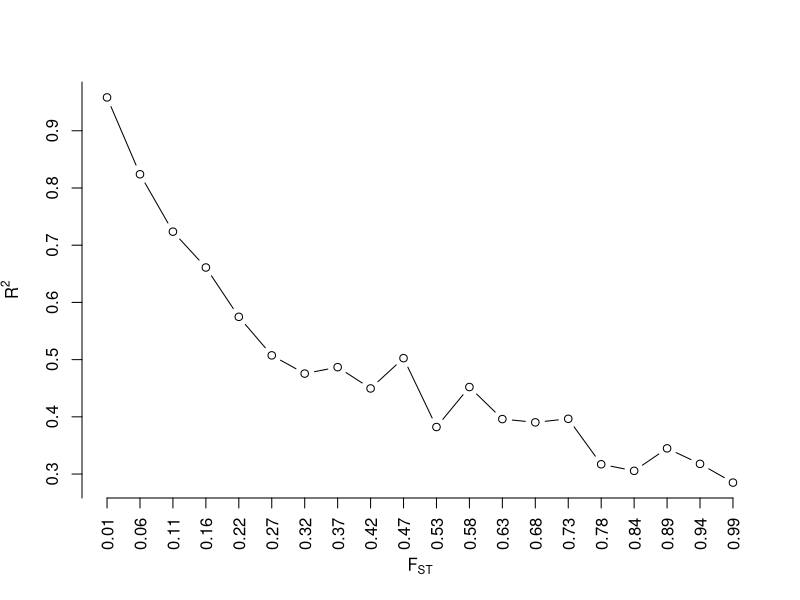
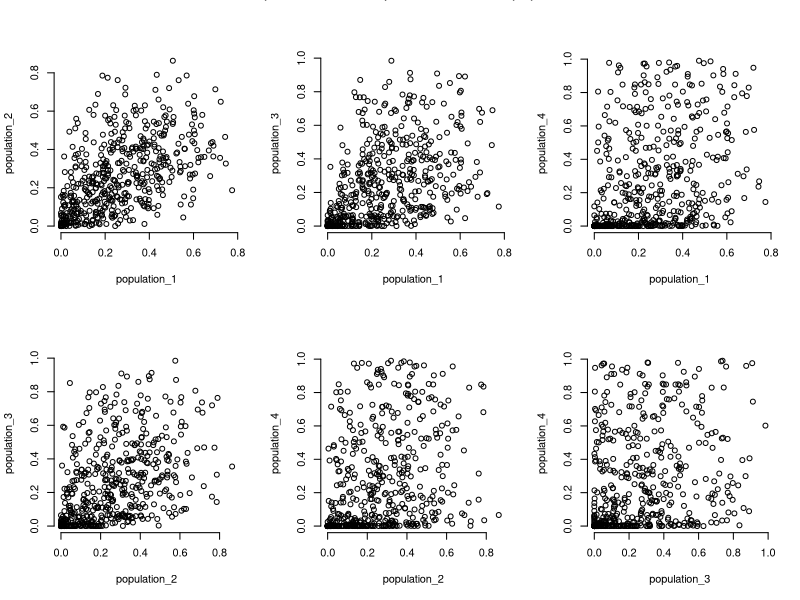
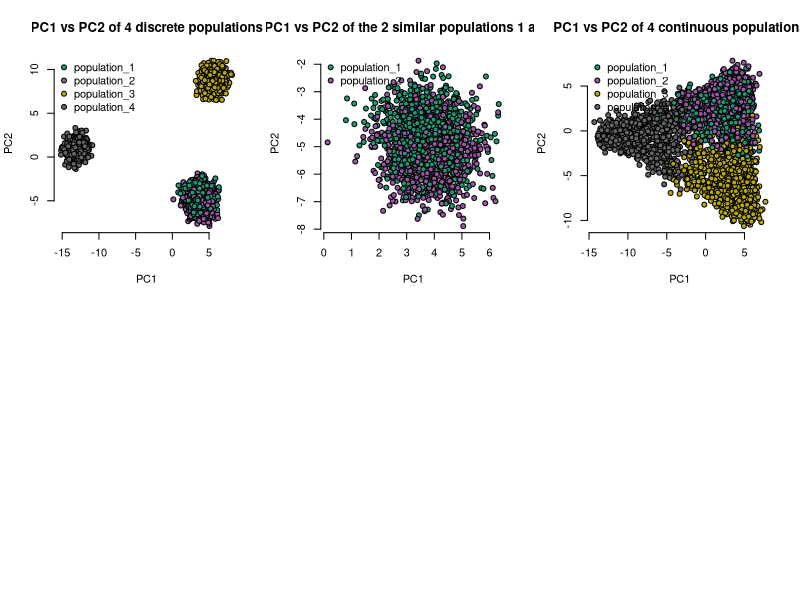

R code for these plots, in order:
## ---- chunk 1
library(gtools) # a library
## ---- chunk 2
M <- 500 # number of alleles or SNPs
n_pops <- 4 # number of populations
N <- 1000 # 20 individuals in each n_pops
f_pop12 <- 0.09
f_pop3 <- 0.19 # a third, distant, unrelated population
f_pop4 <- 0.4 # a fourth population
## ---- chunk 3
ancestral_allele_freqs <- runif(M, 0.01, 0.5)
sh1 <- ((1-f_pop12)/f_pop12)*ancestral_allele_freqs
sh2 <- ((1-f_pop12)/(f_pop12))*(1-ancestral_allele_freqs)
pop1_allele_freqs <- rbeta(M, shape1 = sh1, shape2 = sh2)
pop2_allele_freqs <- rbeta(M, shape1 = sh1, shape2 = sh2)
pop3_allele_freqs <- rbeta(M, shape1 = ((1-f_pop3)/f_pop3)*ancestral_allele_freqs, shape2=((1-f_pop3)/(f_pop3))*(1-ancestral_allele_freqs))
pop4_allele_freqs <- rbeta(M, shape1 = ((1-f_pop4)/f_pop4)*ancestral_allele_freqs, shape2=((1-f_pop4)/(f_pop4))*(1-ancestral_allele_freqs))

all_allele_freqs <- list(pop1_allele_freqs, pop2_allele_freqs, pop3_allele_freqs, pop4_allele_freqs)
names(all_allele_freqs) <- paste0('population_', 1:4)
## ---- chunk 4
# generate many Fst values
fst_vector <- round(seq(0.01, 0.99, length.out=20), 2) # 20 fsts ranging from 0.01 to 0.99
per_fst <- lapply(fst_vector, function(each_fst){
  
  sh1 <- ((1-each_fst)/each_fst)*ancestral_allele_freqs
  sh2 <- ((1-each_fst)/(each_fst))*(1-ancestral_allele_freqs)
  temp_allele_frq <- rbeta(M, shape1 = sh1, shape2 = sh2)
  deviation <- cor(ancestral_allele_freqs, temp_allele_frq) #|> suppressWarnings()
  return(deviation)
})
## ---- chunk 5
cor_deviation <- per_fst |> unlist()

plot(cor_deviation, frame.plot=F, xaxt='n', yaxt='n', type='b', xlab = expression(F[ST]), ylab=expression(R^2))
axis(1, at=rep(1:length(cor_deviation), by=1), labels = fst_vector, las=2)
axis(2, at=seq(0, 1, 0.1))
## ---- chunk 6
layout(matrix(c(1,2,3,4,5,6), nrow = 2, ncol = 3, byrow = T))
names_pop <- names(all_allele_freqs)
for(i in 1:4){
    for(j in 1:4){
        if(i == j){ # we don't want to plot pop1 vs pop1 e.t.c.
            next
        } else if (i < j) {
            #cor_ <- round(cor(all_allele_freqs[[i]], all_allele_freqs[[j]]), 2)
            plot(all_allele_freqs[[i]], all_allele_freqs[[j]], xlab = names_pop[i], ylab = names_pop[j], frame.plot = F)
            #abline(a=0, b=cor_, col='red')
            #mtext(cor_)
        }
    }
}
mtext('Scatterplot of allele frequencies for each population', outer = T)
## ---- chunk 7
genotypes <- lapply(seq_along(all_allele_freqs), function(i){
    matrix(data=rbinom(n=N*M, size=2, prob = all_allele_freqs[[i]]), nrow = N, ncol = M, byrow = T)
})

genotypes <- do.call(rbind, genotypes)
shuffle <- sample(1:nrow(genotypes)) # I will shuffle the data
genotypes <- genotypes[shuffle, ]
pops <- rep(names(all_allele_freqs), each=N)
pops <- pops[shuffle] # shuffle pops too, since it tells me what populations the genotypes come from

cat('Here is what the genotypes look like\n')
genotypes[1:5, 1:5]

cat('And here is what the population designation looks like \n')
pops[1:5]
## ---- chunk 8
# first change the row names of the genotype data to reflect the populations
#rownames(genotypes) <- pops
# I need to make sure that there are some variations in the SNPS - if there aren't any, I should remove them
pca_genotypes <- genotypes[ , which(apply(genotypes, 2, var) != 0)]
# PCA
pca_dt <- prcomp(pca_genotypes, scale.=T, center=T)
pca_dt$x[1:5, 1:5]
## ---- chunk 9
# colors
mycolors <- colorRampPalette(RColorBrewer::brewer.pal(8, "Dark2"))(n_pops)
#mycolors <- c('red', 'orange', 'green', 'blue')
color_coding <- factor(pops, labels = mycolors)
plot(pca_dt$x[, 'PC1'], pca_dt$x[, 'PC2'], bg=as.character(color_coding), xlab = 'PC1', ylab = 'PC2', frame.plot = F, pch=21, main='PC1 vs PC2 of 4 discrete populations')
legend('topleft', legend=names_pop, pch=c(21, 21, 21, 21), pt.bg=mycolors, bty = 'n', xpd=NA)
## ---- chunk 10
pop_names <- c('population_1', 'population_2')
idx <- which(pops %in% pop_names)
pca_12 <- pca_dt$x[idx, ]
color_coding <- factor(pops[idx], labels = mycolors[1:2])
plot(pca_12[, 'PC1'], pca_12[, 'PC2'], bg=as.character(color_coding), xlab = 'PC1', ylab = 'PC2', frame.plot = F, pch=21, main='PC1 vs PC2 of the 2 similar populations 1 and 2')
legend('topleft', legend=pop_names, pch=c(21, 21), pt.bg=mycolors[1:2], bty = 'n', xpd=NA)
## ---- chunk 11
ss <- sapply(all_allele_freqs, sum)
population_grade <- ss/sum(ss)
#population_grade <- rand_vect_cont(4, 1)
population_grade
## ---- chunk 12
q_matrix <- gtools::rdirichlet(N * n_pops, alpha = population_grade) # I want to simulate, N individuals per population
## ---- chunk 13
# assuming one individual
id1 <- q_matrix[1, ]
q_counts <- floor(id1 * M) # number of loci shared
q_counts
## ---- chunk 14
remainder_ <- M - sum(q_counts)
q_counts[which.max(q_counts)] <- q_counts[which.max(q_counts)] + remainder_
q_counts
## ---- chunk 15
q_counts_fxn <- function(q_matrix, M){
    apply(q_matrix, 1, function(each_row){
        temp <- floor(each_row * M)
        remainder_ <- M - sum(temp)
        temp[which.max(temp)] <- temp[which.max(temp)] + remainder_
        temp
    }) |> t()
}

q_counts <- q_counts_fxn(q_matrix, M)
q_counts[1:5, ] # for the first 5 individuals
## ---- chunk 16
genotypes <- matrix(NA, nrow = N*n_pops, ncol = M) # remember, N individuals per population

for(q in 1:nrow(q_counts)){
    pop_down <- 1
    m_loci <- 1:M
    i_loci <- list() # this list contains the actual loci an individual has shared among the other populations
    while(pop_down <= ncol(q_counts)){
        # sample pop 1 loci
        pop_loci <- sample(m_loci, size=q_counts[q, pop_down], replace = F)
        if(length(pop_loci) == 0){
            m_loci <- m_loci[m_loci != 0]
            i_loci[[pop_down]] <- 0
        } else {
            m_loci <- m_loci[!m_loci %in% pop_loci]
            i_loci[[pop_down]] <- pop_loci
        }
        pop_down <- pop_down + 1
    }
    
    g_loci <- lapply(seq_along(i_loci), function(i){
        temp <- all_allele_freqs[[i]][i_loci[[i]]]
        rbinom(n = length(temp), size = 2, prob = temp)
    })

    gi <- vector(mode='numeric', length = M)
    for(i in 1:n_pops){
        gi[i_loci[[i]]] <- g_loci[[i]]
    }
    
    genotypes[q, ] <- gi
    
}
## ---- chunk 17
pop <- paste0('population_', apply(q_counts, 1, which.max))
# first change the row names of the genotype data to reflect the populations
rownames(genotypes) <- pop
# I need to make sure that there are some variations in the SNPS - if there aren't any, I should remove them
pca_genotypes <- genotypes[ , which(apply(genotypes, 2, var) != 0)]
# PCA
pca_dt <- prcomp(pca_genotypes, scale.=T, center=T)
pca_dt$x[1:5, 1:5]
## ---- chunk 18
mycolors <- colorRampPalette(RColorBrewer::brewer.pal(8, "Dark2"))(n_pops)
color_coding <- factor(rownames(pca_dt$x), labels = mycolors)
plot(pca_dt$x[, 'PC1'], pca_dt$x[, 'PC2'], bg=color_coding |> as.character(), xlab = 'PC1', ylab = 'PC2', frame.plot = F, pch=21, main='PC1 vs PC2 of 4 continuous populations')
legend('topleft', legend=names_pop, pch=c(21, 21, 21, 21), pt.bg=mycolors, bty = 'n', xpd = NA)
